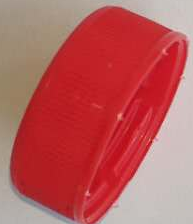
#> input picture detectIon_with_UI/template.png, 193 x 224 px
$ python -i detections.py   (imports and definitions only)
#> lines starting #> are read from the running program, lines starting #| are printed output that depends on the picture
import numpy as np
import argparse
import imutils
import cv2
def standing_cap_detection(imagePath):
#> called with imagePath = 'template.png'
    print("standing cap detection start")
    print(imagePath)
    # load the image, convert it to grayscale, and initialize the
	# bookkeeping variable to keep track of the matched region
    template = cv2.imread("./template.png")
#> template is the input picture: shape (224, 193, 3); mean B, G, R 92.1, 92.5, 186.1
    template = cv2.cvtColor(template, cv2.COLOR_BGR2GRAY)
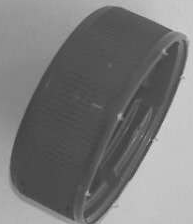
#> template: shape (224, 193); min 54, max 217, mean 120.5
    template = cv2.Canny(template, 50, 200)
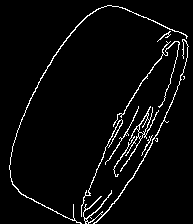
#> template: shape (224, 193); 4.1% white in thin lines or dots
    (tH, tW) = template.shape[:2]
#> tH = 224; tW = 193
    # cv2.imshow("Template", template)

    image = cv2.imread(imagePath)
    gray = cv2.cvtColor(image, cv2.COLOR_BGR2GRAY)
    found = None

    # loop over the scales of the image
    for scale in np.linspace(0.2, 1.0, 20)[::-1]:
    # resize the image according to the scale, and keep track
    # of the ratio of the resizing
        resized = imutils.resize(gray, width = int(gray.shape[1] * scale))
        r = gray.shape[1] / float(resized.shape[1])

        # if the resized image is smaller than the template, then break
        # from the loop
        if resized.shape[0] < tH or resized.shape[1] < tW:
            break

        # detect edges in the resized, grayscale image and apply template
        # matching to find the template in the image
        edged = cv2.Canny(resized, 50, 200)
        result = cv2.matchTemplate(edged, template, cv2.TM_CCOEFF)
        (_, maxVal, _, maxLoc) = cv2.minMaxLoc(result)

        # check to see if the iteration should be visualized

        #     # draw a bounding box around the detected region
        #     clone = np.dstack([edged, edged, edged])
        #     cv2.rectangle(clone, (maxLoc[0], maxLoc[1]),
        #         (maxLoc[0] + tW, maxLoc[1] + tH), (0, 0, 255), 2)

        #     cv2.imshow("Visualize", clone)
        #     cv2.waitKey(0)

        # if we have found a new maximum correlation value, then ipdate
        # the bookkeeping variable
        if found is None or maxVal > found[0]:
            found = (maxVal, maxLoc, r)
#> this loop made 2 passes
#> (result, maxVal, found) on pass 1: ([110023824], 110023824, (110023824, (0, 0), 1))

    # unpack the bookkeeping varaible and compute the (x, y) coordinates
    # of the bounding box based on the resized ratio
    (_, maxLoc, r) = found
#> r = 1
    (startX, startY) = (int(maxLoc[0] * r), int(maxLoc[1] * r))
#> startX = 0; startY = 0
    (endX, endY) = (int((maxLoc[0] + tW) * r), int((maxLoc[1] + tH) * r))
#> endX = 193; endY = 224

    # return only one location for the time being
    return (startX, startY,endX, endY)

>>> result = standing_cap_detection('template.png')
#> result = (0, 0, 193, 224)
